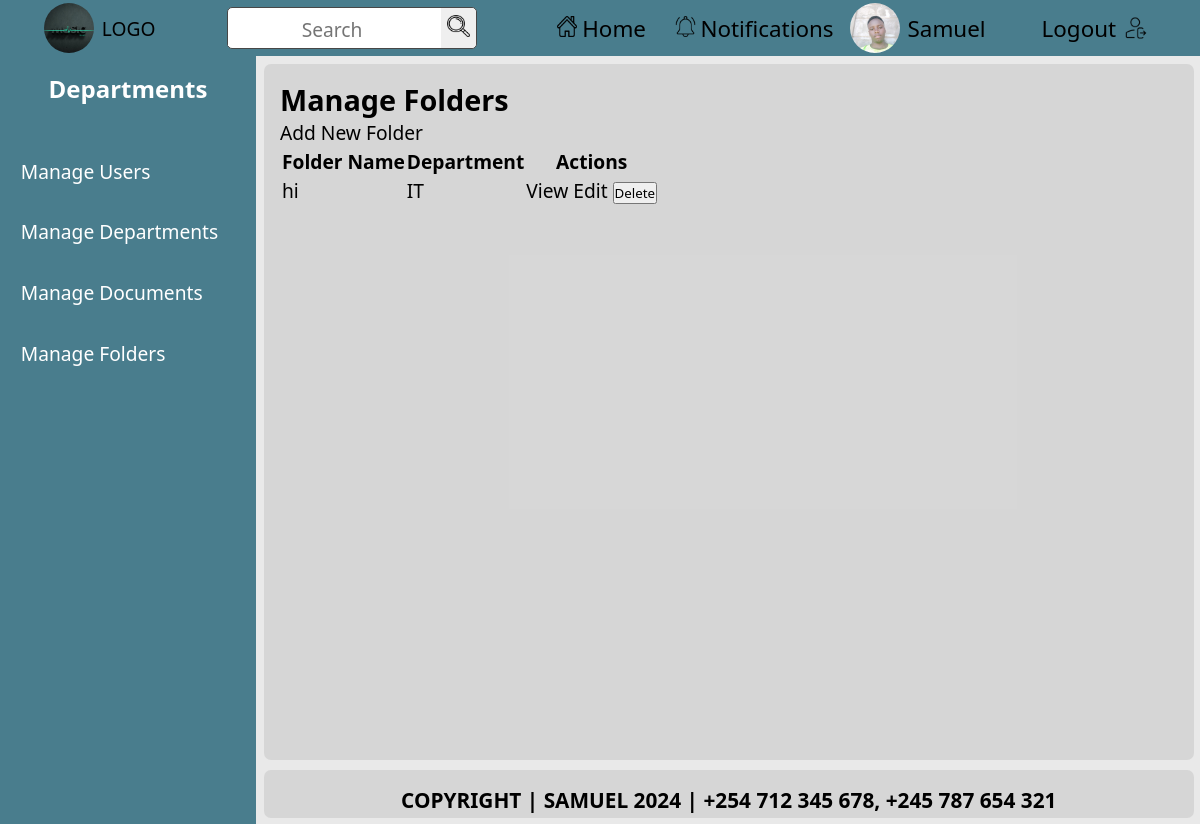
/custom-admin/folders/ (signed in), run on an earlier commit of the app's database.
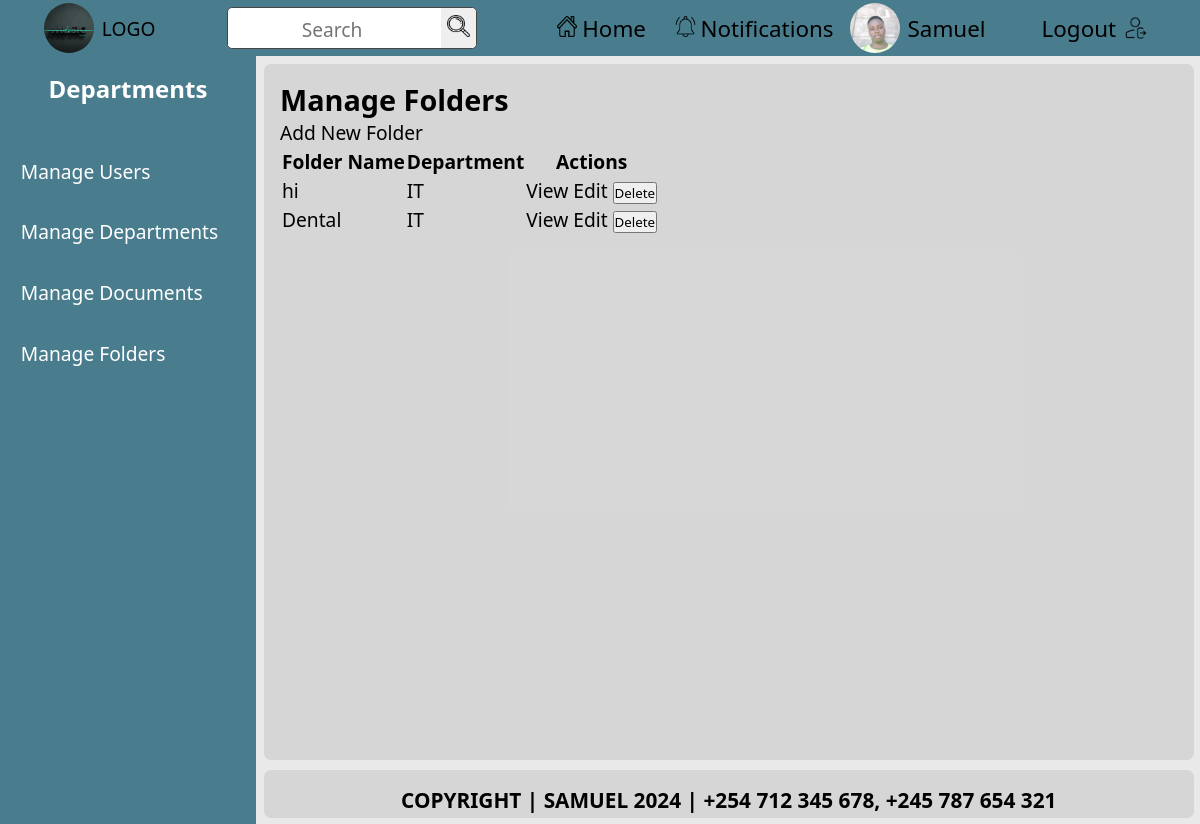
And on a later commit of the database.
### documents/models.py (models this page shows, shortened)
class Folder(models.Model):
    name = models.CharField(max_length=100)
    department = models.ForeignKey(
        Department,
        on_delete=models.CASCADE,
        related_name='folders'
    )
    created_at = models.DateField(auto_now_add=True)
    created_by = models.ForeignKey(
        CustomUser,
        on_delete=models.SET_NULL,
        null=True,
        related_name='folders_created'
    )
    updated_at = models.DateTimeField(auto_now=True)

class Department(models.Model):
    name = models.CharField(max_length=100)
    created_at = models.DateTimeField(auto_now_add=True)
    created_by = models.ForeignKey(
        'CustomUser',
        on_delete=models.SET_NULL,
        null=True,
        related_name='departments_created'
    )
    updated_at = models.DateTimeField(auto_now=True)

### custom_admin_dashboard/views.py (the view)
# urls.py: path('folders/', views.admin_folders, name='admin_folders'),
@login_required
@admin_required(login_url='/login/')
def admin_folders(request):
    folders = Folder.objects.all()
    return render(request, 'custom_admin_dashboard/admin_folders.html', {'folders': folders})

### custom_admin_dashboard/views.py (called while the page is built)
def admin_required(login_url=None):
    return user_passes_test(lambda u: u.is_superuser, login_url=login_url)

### documents/context_processors.py (called while the page is built)
def departments_context(request):
    user_department = None
    if request.user.is_authenticated:
        user_department = request.user.department  # Assuming User model has a 'department' field
    return {
        'user_department': user_department
    }

### custom_admin_dashboard/templates/custom_admin_dashboard/admin_folders.html (shortened to what this page needs)
{% extends 'admin_base.html' %} {% block title %}Manage Folders{% endblock %}
{% block content %}
<h2>Manage Folders</h2>
<a
  href="{% url 'custom_admin_dashboard:admin_add_folder' %}"
  class="btn btn-primary mb-3"
  >Add New Folder</a
>
<table class="table">
  <thead>
    <tr>
      <th>Folder Name</th>
      <th>Department</th>
      <th>Actions</th>
    </tr>
  </thead>
  <tbody>
    {% for folder in folders %}
    <tr>
      <td>{{ folder.name }}</td>
      <td>{{ folder.department.name }}</td>
      <td>
        <a
          href="{% url 'custom_admin_dashboard:admin_view_folder' folder.id %}"
          class="btn btn-warning"
          >View</a
        >
        <a
          href="{% url 'custom_admin_dashboard:admin_edit_folder' folder.id %}"
          class="btn btn-warning"
          >Edit</a
        >
        <form
          method="POST"
          action="{% url 'custom_admin_dashboard:admin_delete_folder' folder.id %}"
          style="display: inline"
        >
          <button
            type="submit"
            class="btn btn-danger"
            onclick="return confirm('Are you sure you want to delete this folder?');"
          >
            Delete
          </button>
        </form>
      </td>
    </tr>
    {% empty %}
    <tr>
      <td colspan="3">No folders found.</td>
    </tr>
    {% endfor %}
  </tbody>
</table>
{% endblock %}

What changed in the data, as far as the page shows it:
added Folder: name "Dental", department.name "IT"
